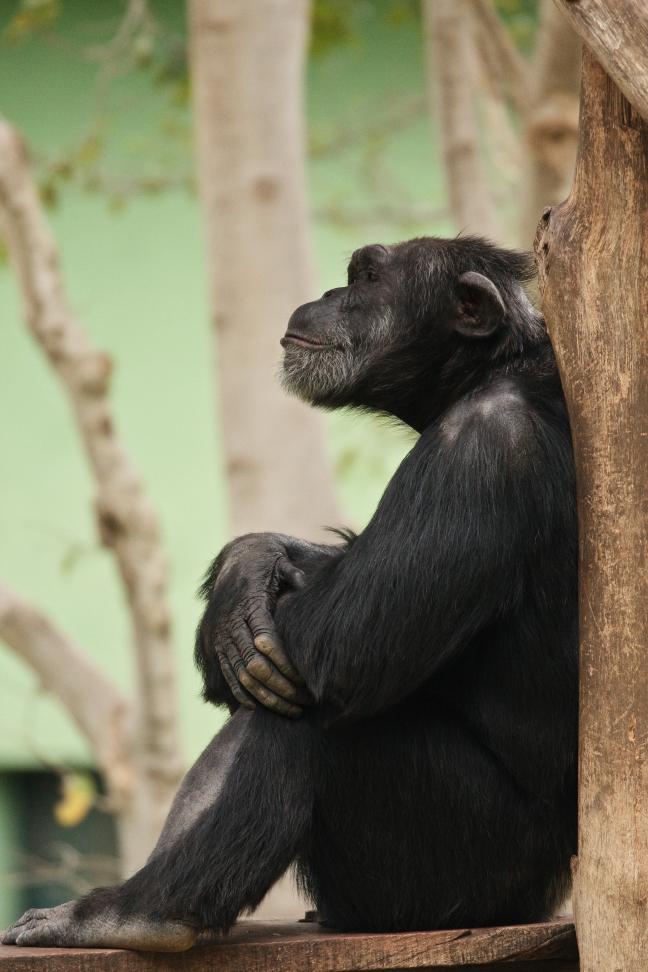
#> input picture Interpol/Py/Fella.jpg, 2592 x 3888 px (shown at 1/4 size)
$ python package.py
#> lines starting #> are read from the running program, lines starting #| are printed output that depends on the picture
import cv2

# Path to the image
path = 'Fella.jpg'
image = cv2.imread(path, -1)
#> image is the input picture: shape (3888, 2592, 3); mean B, G, R 93.2, 116, 119.9

# Get the original dimensions
height, width, channels = image.shape
#> height = 3888; width = 2592; channels = 3


def scale1d(a):
#> called with a = 0.1
    return cv2.resize(image, (int(width * a), int(height * a)), interpolation=cv2.INTER_LINEAR)
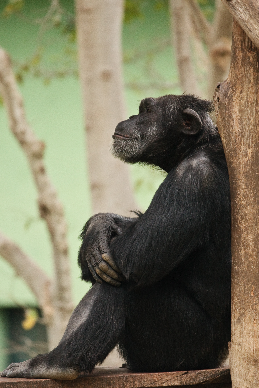
#> returned value: shape (388, 259, 3); mean of channels 0, 1, 2 93, 115.9, 119.8; drawn as B, G, R


def rotate(image, center, alpha):
#> called with center = (0, 0), alpha = 15
    height, width, channels = image.shape
#> height = 388; width = 259; channels = 3
    M = cv2.getRotationMatrix2D(center, alpha, 1.0)
    return cv2.warpAffine(image, M, (width, height))
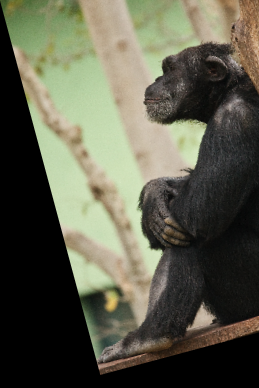
#> returned value: shape (388, 259, 3); mean of channels 0, 1, 2 75.3, 91.9, 92; drawn as B, G, R


image = scale1d(0.1)
image = rotate(image, (0, 0), 15)
# Display the resized image
cv2.imshow("Resized Image", image)
cv2.waitKey(0)
cv2.destroyAllWindows()
